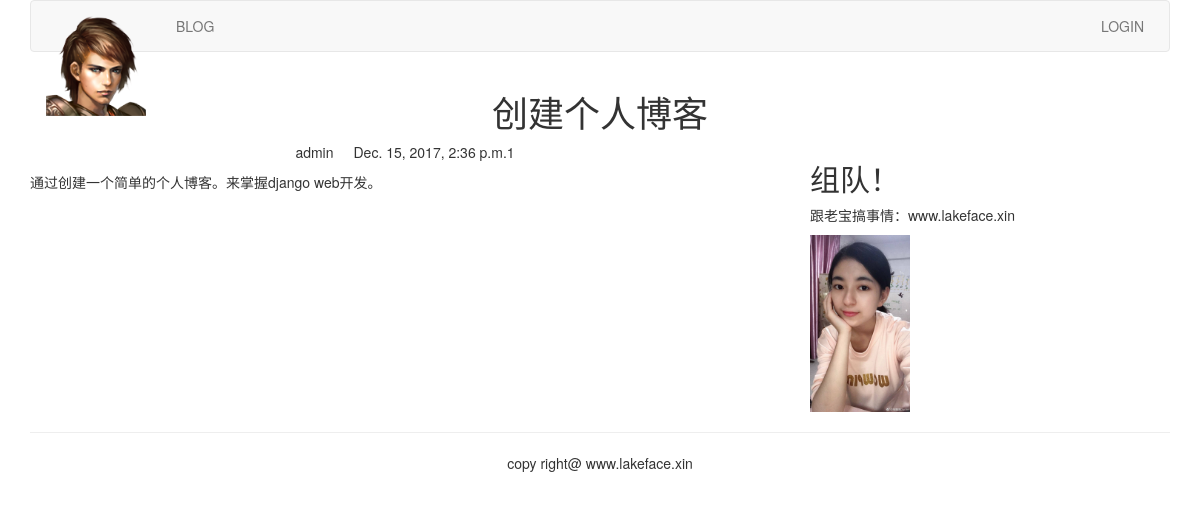
The page /blog/1/ on the database as committed earlier.
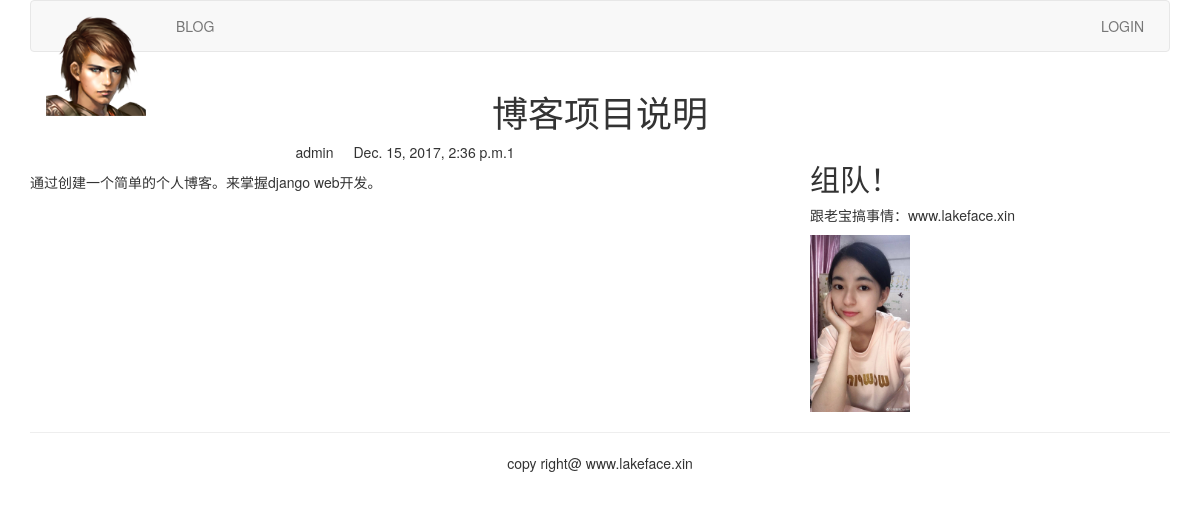
The same page on the database as committed later.
### blog/models.py (models this page shows, shortened)
class BlogArticles(models.Model):
    title = models.CharField(max_length=300)
    author = models.ForeignKey(User, related_name='blog_posts')
    body = models.TextField()
    publish = models.DateTimeField(default=timezone.now)
    class Meta:
        ordering = ("-publish",)

### blog/views.py (the view)
# urls.py: url(r'^(?P<article_id>\d)/$', views.blog_article, name="blog_article"),
def blog_article(request, article_id):
    article = BlogArticles.objects.get(id=article_id)
    pub = article.publish
    return render(request, 'blog/content.html', {"article": article, "publish": pub})

### templates/blog/content.html (shortened to what this page needs)
{% extends "base.html" %}
{% block content %}
{% load staticfiles %}
<div class="row text-center vertical-middle-sm">
	<h1>{{ article.title }}</h1>
</div>
<div class="row">
	<div class="col-xs-12 col-md-8">
		<p class="text-center"><span>{{ article.author.username }}</span><span style="margin-left: 20px">{{ publish }}1</span></p>
		<div>{{ article.body }}</div>
	</div>
	<div class="col-xs-6 col-md-4">
		<h2>组队！</h2>
		<p>跟老宝搞事情：www.lakeface.xin</p>
		<img width="100px" src="{% static '/images/missliu.jpg' %}">
	</div>
</div>
{% endblock %}

Rows that differ between the two databases and show on the page:
changed BlogArticles "通过创建一个简单的个人博客。来掌握django web开发。": title "创建个人博客" → "博客项目说明"
